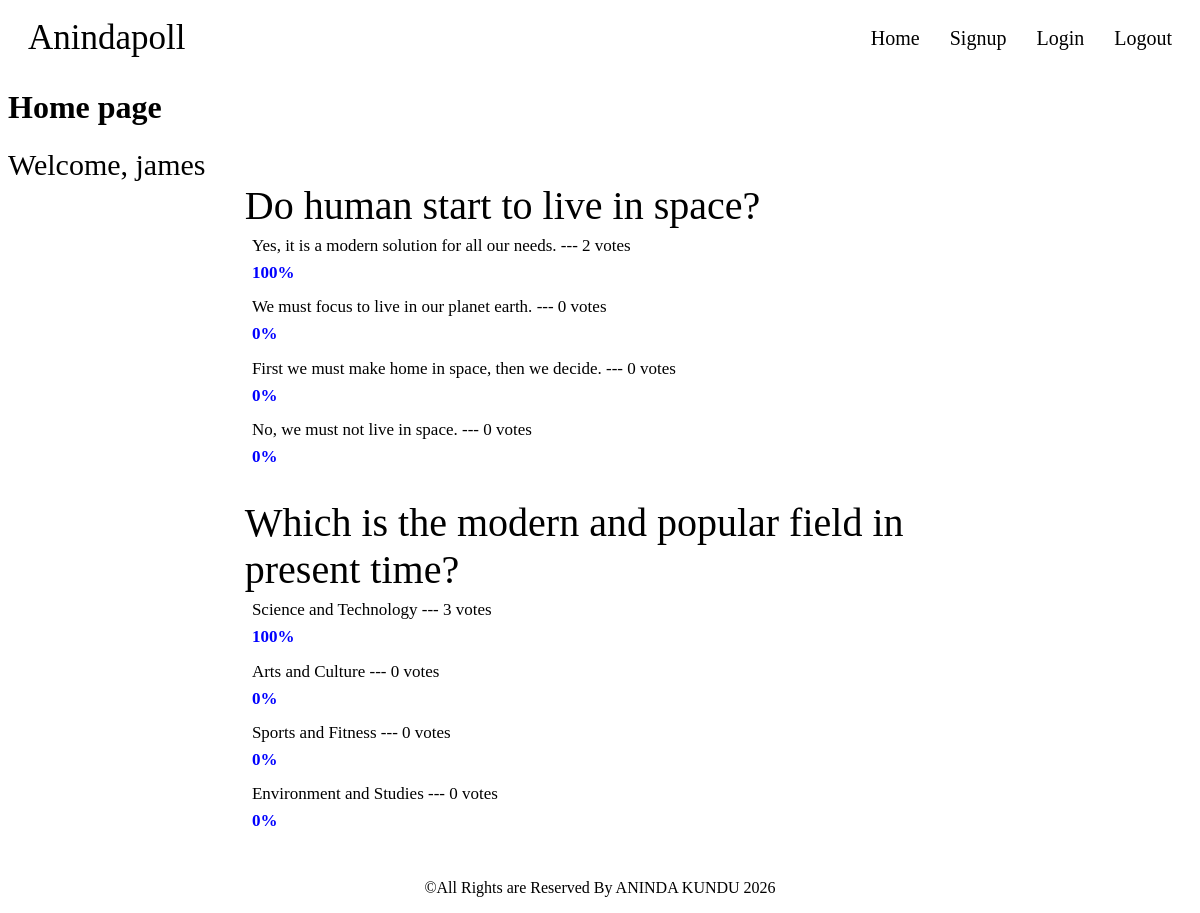
The page / (signed in) on the database its author committed.
### poll/models.py (models this page shows, shortened)
class Question( models.Model ):
    user = models.ForeignKey( User, on_delete = models.CASCADE )
    question_text = models.CharField( max_length = 255 )
    pub_date = models.DateTimeField()

class Choice( models.Model ):
    user = models.ForeignKey( User, on_delete = models.CASCADE )
    question = models.ForeignKey( Question, on_delete = models.CASCADE )
    choice_text = models.CharField( max_length = 200 )
    votes = models.IntegerField( default = 0 )
    def get_percentage_vote(self):
        total_votes = self.question.choice_set.aggregate(models.Sum('votes'))['votes__sum'] or 0
        if total_votes == 0:
            return 0
        percentage = (self.votes / total_votes) * 100
        return round(percentage)

### core/views.py (the view)
# urls.py: path('', views.home, name = "home"),
@login_required
def home(request):
    latest_question_list = Question.objects.order_by( "-pub_date" )[:5]
    return render(request, 'core/home.html', {'latest_question_list': latest_question_list })

### core/templates/core/home.html (shortened to what this page needs)
{%  extends 'core/base.html' %}
{%  load static %}
{%  block content %}
<h1>Home page</h1>
{% if user.is_authenticated  %}
    <p class = "picture">Welcome, {{user.username}}</p>
{% else  %}
    <p>You are not logged in.</p>
{% endif  %}
<div class = "butter">
    {%  for question in latest_question_list  %}
        <a href = "{% url 'detail' question.id  %}" class = "cream">{{ question.question_text }}</a>
        <div>
            {% for choice in question.choice_set.all  %}
                <p class = "ice_cream">{{ choice.choice_text }} --- {{choice.votes}} votes </p>
                <p class = "hot_cream">{{choice.get_percentage_vote}}%</p>
            {% endfor  %}
        </div>
        <br>
    {%  endfor %}
</div>
{%  endblock  %}

### core/templates/core/base.html (shortened to what this page needs)
{% load static  %}
<!DOCTYPE html>
<html lang="en">
<head>
    <link rel = "stylesheet" href = "{% static 'core/css/style.css'  %}">
    <link rel = "stylesheet" href = "{%  static 'authenticate/css/signup.css' %}">
    <link rel = "stylesheet" href = "{%  static 'authenticate/css/login.css'  %}">
    <link rel = "stylesheet" href = "{%  static 'authenticate/css/forget_password.css' %}">
    <link rel = "stylesheet" href = "{%  static 'authenticate/css/forget_password_sent.css' %}">
    <link rel = "stylesheet" href = "{%  static 'authenticate/css/reset_password.css' %}">
    <link rel = "stylesheet" href = "{%  static 'poll/detail.css' %}">
    <link rel = "stylesheet" href = "{%  static 'poll/result.css' %}">
</head>
<body>
    {%  include 'core/partials/header.html' %}
    <main>
        {% block content %}
        {%  endblock %}
    </main>
    {% include 'core/partials/footer.html'  %}
</body>
</html>

### core/templates/core/partials/header.html (shortened to what this page needs)
{%  load static %}
<header>
    <nav>
        <div>
            <a href = "{% url 'home'  %}" class = "logo">Anindapoll</a>
        </div>
        <div class = "fish" id = "menu">
            <a href = "{% url 'home'  %}" class = "curry">Home</a>
            <a href = "{% url 'signup'  %}" class = "curry">Signup</a>
            <a href = "{% url 'login'  %}" class = "curry">Login</a>
            <a href = "{% url 'logout' %}" class = "curry">Logout</a>
        </div>
    </nav>
</header>

### core/templates/core/partials/footer.html
{%  load static %}
<footer>
    <p>&copy;All Rights are Reserved By ANINDA KUNDU {%  now 'Y'  %}</p>
</footer>

### core/static/core/css/style.css (style rules this page uses)
header { position: relative; z-index: 1000; }
nav { display: flex; align-items: center; padding: 10px 20px; }
.logo { text-decoration: none; color: black; font-size: 35px; }
.fish { margin-left: auto; display: flex; gap: 30px; }
.curry { text-decoration: none; color: black; font-size: 20px; float: right; scroll-behavior: smooth; transition: 0.25s ease; }
.cream { text-decoration: none; color: black; font-size: 40px; }
.butter { margin-right: 20%; margin-left: 20%; }
.ice_cream { font-size: 17px; padding: 0px; margin: 1%; }
.hot_cream { font-size: 17px; padding: 0px; margin: 1%; color: blue; font-weight: bold; margin-bottom: 2%; }
.picture { font-size: 30px; margin: 0px; }
footer > p { text-align: center; }

### rows shown on the page
Question: question_text "Do human start to live in space?"
Choice: choice_text "Yes, it is a modern solution for all our needs.", votes "2", get_percentage_vote "100"
Choice: choice_text "We must focus to live in our planet earth.", votes "0", get_percentage_vote "0"
Choice: choice_text "First we must make home in space, then we decide.", votes "0", get_percentage_vote "0"
Choice: choice_text "No, we must not live in space.", votes "0", get_percentage_vote "0"
Question: question_text "Which is the modern and popular field in present time?"
Choice: choice_text "Science and Technology", votes "3", get_percentage_vote "100"
Choice: choice_text "Arts and Culture", votes "0", get_percentage_vote "0"
Choice: choice_text "Sports and Fitness", votes "0", get_percentage_vote "0"
Choice: choice_text "Environment and Studies", votes "0", get_percentage_vote "0"

### other values the page prints
{{ user.username }} "james"
